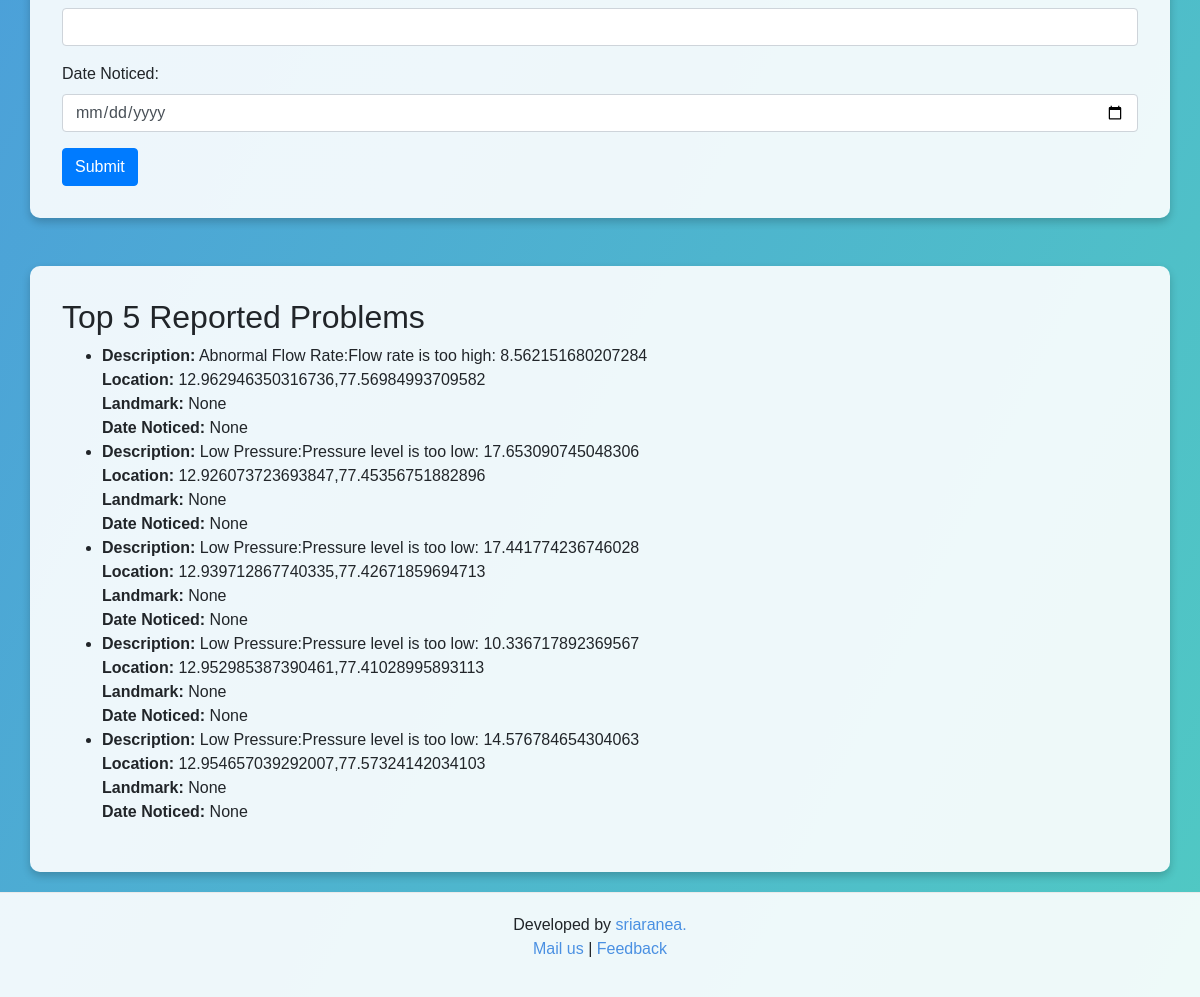
Before: / (lower part) with the older database file.
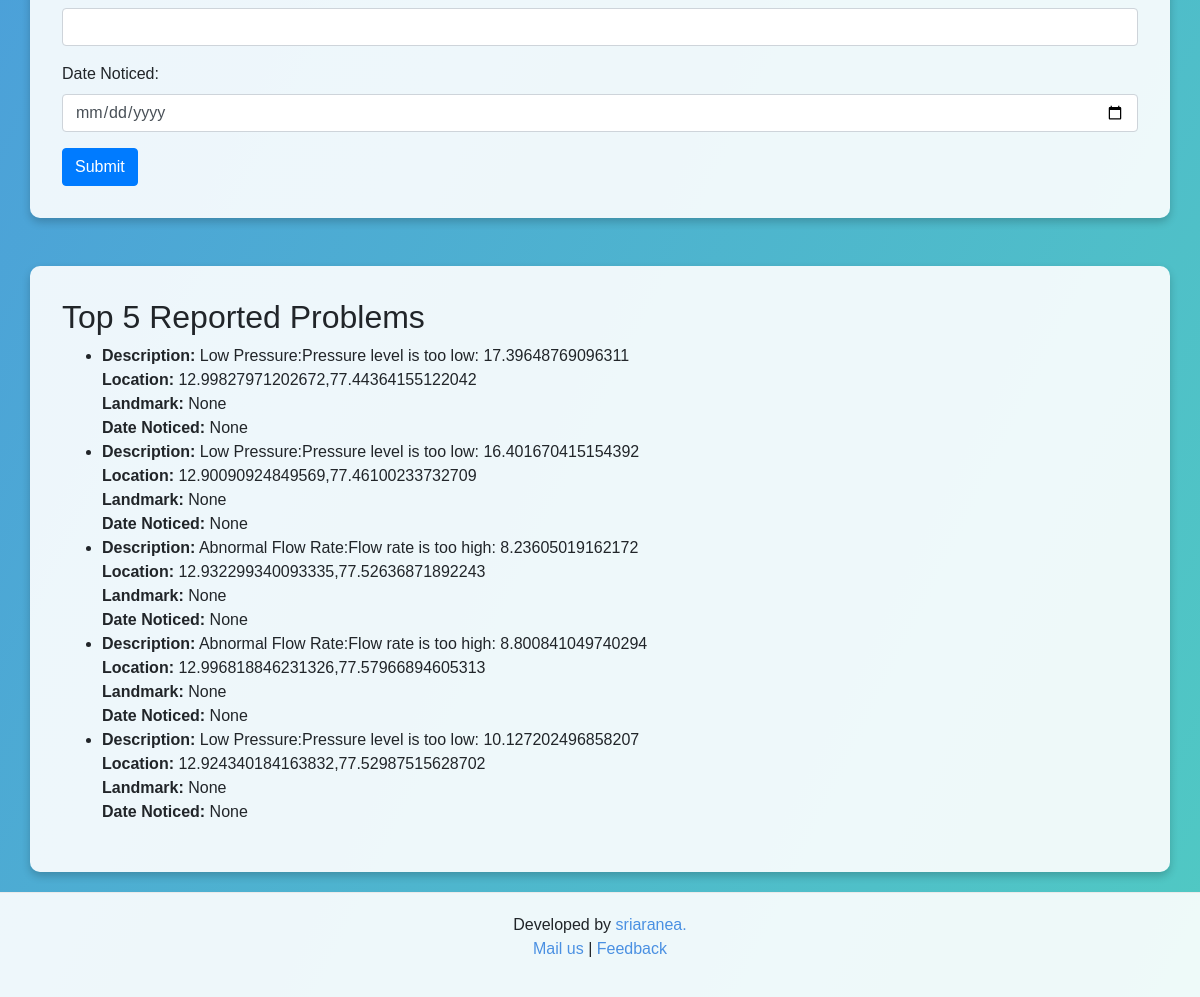
After: the same page with the newer database file.
### tables this page shows
CREATE TABLE reported_problems 
                 (id INTEGER PRIMARY KEY AUTOINCREMENT, location TEXT, landmark TEXT, 
                 location_description TEXT, issue_image TEXT, issue_description TEXT, 
                 email TEXT, date TEXT, lat REAL, lng REAL, assigned_to TEXT, status TEXT);

### app.py (the view)
@app.route('/')
def index():
    conn = sqlite3.connect('waruna.db')
    c = conn.cursor()
    c.execute("SELECT * FROM reported_problems ORDER BY id DESC LIMIT 5")
    top_problems = c.fetchall()
    conn.close()
    return render_template('index.html', top_problems=top_problems)

### templates/index.html (shortened to what this page needs)
<!DOCTYPE html>
<html lang="en">
<head>
    <link rel="stylesheet" href="https://stackpath.bootstrapcdn.com/bootstrap/4.3.1/css/bootstrap.min.css">
    <link rel="stylesheet" href="https://unpkg.com/leaflet@1.7.1/dist/leaflet.css" />
</head>
<body>
    <div class="container">
        <form action="/submit_issue" method="POST" enctype="multipart/form-data">
            <div class="form-group">
                <input type="email" class="form-control" id="email" name="email" required>
            </div>
            <div class="form-group">
                <label for="date">Date Noticed:</label>
                <input type="date" class="form-control" id="date" name="date" required>
            </div>
            <button type="submit" class="btn btn-primary">Submit</button>
        </form>
    </div>
    <div class="container mt-5">
        <h2>Top 5 Reported Problems</h2>
        <ul>
            {% for problem in top_problems %}
            <li>
                <strong>Description:</strong> {{ problem[5] }}<br>
                <strong>Location:</strong> {{ problem[1] }}<br>
                <strong>Landmark:</strong> {{ problem[2] }}<br>
                <strong>Date Noticed:</strong> {{ problem[7] }}
            </li>
            {% endfor %}
        </ul>
    </div>
    <footer>
        <p>Developed by <a href="https://sriaranea.com/sriaranea/">sriaranea. <br></a> <a href="mailto:sriaranea@gmail.com">Mail us</a> | <a
                href="mailto:sriaranea@gmail.com">Feedback</a></p>
    </footer>
</body>
</html>

Changed rows visible on the page:
no longer on this page (row unchanged): reported_problems: issue_description "Abnormal Flow Rate:Flow rate is too high: 8.562151680207284", location "12.962946350316736,77.56984993709582", problem "None"
no longer on this page (row unchanged): reported_problems: issue_description "Low Pressure:Pressure level is too low: 17.653090745048306", location "12.926073723693847,77.45356751882896", problem "None"
no longer on this page (row unchanged): reported_problems: issue_description "Low Pressure:Pressure level is too low: 17.441774236746028", location "12.939712867740335,77.42671859694713", problem "None"
no longer on this page (row unchanged): reported_problems: issue_description "Low Pressure:Pressure level is too low: 10.336717892369567", location "12.952985387390461,77.41028995893113", problem "None"
no longer on this page (row unchanged): reported_problems: issue_description "Low Pressure:Pressure level is too low: 14.576784654304063", location "12.954657039292007,77.57324142034103", problem "None"
added reported_problems: issue_description "Low Pressure:Pressure level is too low: 17.39648769096311", location "12.99827971202672,77.44364155122042", problem "None"
added reported_problems: issue_description "Low Pressure:Pressure level is too low: 16.401670415154392", location "12.90090924849569,77.46100233732709", problem "None"
added reported_problems: issue_description "Abnormal Flow Rate:Flow rate is too high: 8.23605019162172", location "12.932299340093335,77.52636871892243", problem "None"
added reported_problems: issue_description "Abnormal Flow Rate:Flow rate is too high: 8.800841049740294", location "12.996818846231326,77.57966894605313", problem "None"
added reported_problems: issue_description "Low Pressure:Pressure level is too low: 10.127202496858207", location "12.924340184163832,77.52987515628702", problem "None"
